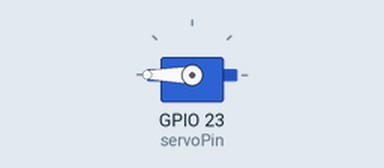
Simulated run of this sketch. Board: ESP32. Parts: servo.

Above: at 0.0 s.
At 1.0 s:
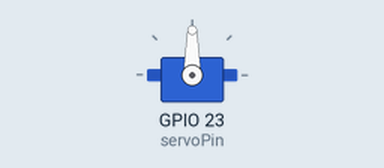
Timing chart, 0 to 3.5 s (numbered marks = the images above):
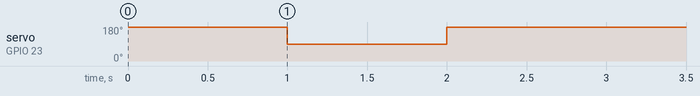

The sketch:

270_Servo_Angle_initialization.ino
```cpp
//*************************************************************************************
#include <Arduino.h>
#include <ESP32Servo.h>

Servo myservo;  // create servo object to control a servo

int servoPin = 23; // Servo motor pin

void setup() {
  myservo.setPeriodHertz(50);           // standard 50 hz servo
  myservo.attach(servoPin, 500, 2500);  // attaches the servo on servoPin to the servo object

  myservo.write(180);  // the angle of the steering gear is 180°.
  delay(1000);
  myservo.write(90);  // the angle of the steering gear is 90°.
  delay(1000);
  myservo.write(180);  // the angle of the steering gear is 180°.
  delay(1000);
}
void loop() {

}
//*************************************************************************************
```
